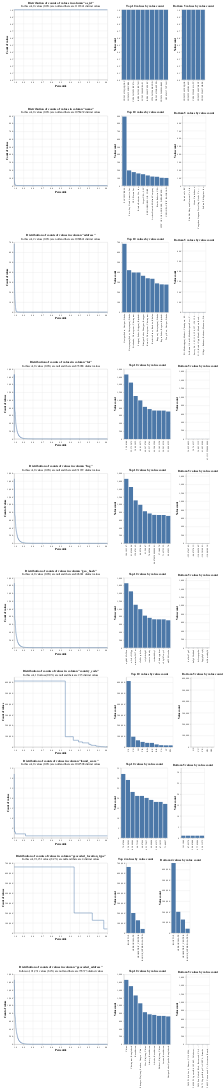

Write notebook code for a chart like this one.
### Markdown cell above
### 5. Analyze data distribution

### Code cell
from splink.exploratory import profile_columns

profile_columns(locs_df, db_api=DuckDBAPI(), top_n=10, bottom_n=5)
